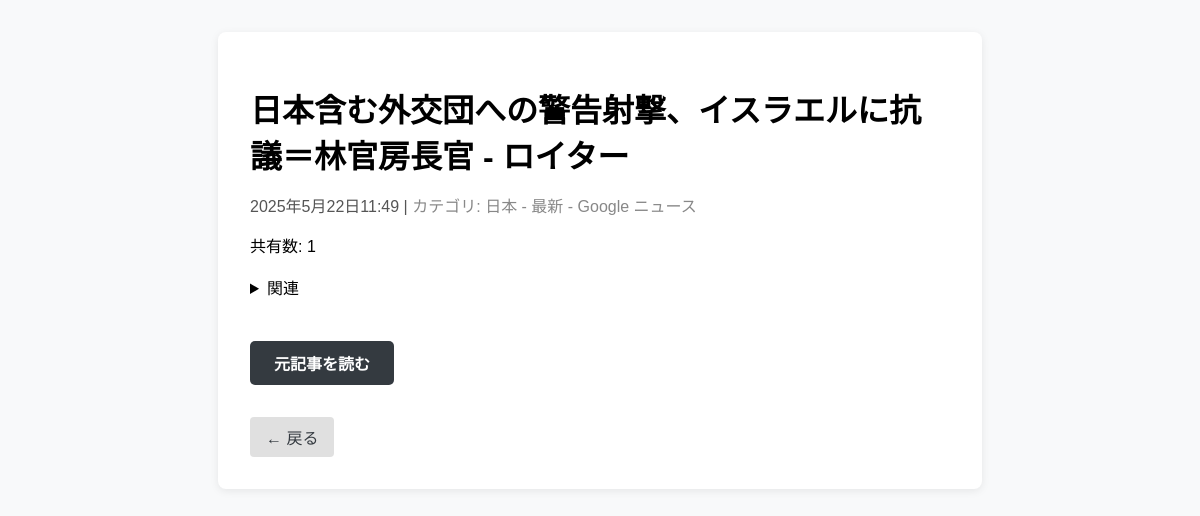
The page /myapp/news/2/ on the database its author committed.
### myapp/models.py (models this page shows, shortened)
class RssNews(models.Model):
    user = models.ForeignKey(get_user_model(), on_delete=models.CASCADE)
    title = models.CharField(max_length=2000)
    link = models.URLField(max_length=2000)
    pubdate = models.DateTimeField()
    description = models.TextField()
    image = models.URLField(blank=True, null=True)
    category = models.CharField(max_length=100)
    read = models.BooleanField(default=False)
    favorite = models.BooleanField(default=False)
    shared = models.IntegerField(default=0)

### myapp/views.py (the view)
# urls.py: path('news/<int:news_id>/', views.news_info, name='news_info'),
def news_info(request, news_id):
    news = get_object_or_404(RssNews, id=news_id)
    return render(request, 'myapp/news_info.html', {'news': news})

### templates/myapp/news_info.html (shortened to what this page needs)
<!DOCTYPE html>
<html lang="ja">
  <head>
  </head>
  <body>
    <div class="container">
      <h1>{{ news.title }}</h1>
      <div class="meta">
        <span>{{ news.pubdate }}</span> |
        <span class="category">カテゴリ: {{ news.category }}</span>
      </div>
      <div>
        共有数: <span id="shared-count">{{ news.shared }}</span>
      </div>
      <br />
      <details>
        <summary>関連</summary>
      </details>
      <br />
      <a class="read-more-link" onclick="shareNews({{ news.id }})" href="javascript:void(0);">元記事を読む</a>
      <br />
      <a href="javascript:history.back()" class="back-link">← 戻る</a>
    </div>
  </body>
</html>

### templates/myapp/news_info.html (style rules this page uses)
body { font-family: Arial, sans-serif; background: #f8f9fa; margin: 0; padding: 0; }
.container { max-width: 700px; margin: 2em auto; background: #fff; border-radius: 8px; box-shadow: 0 2px 8px rgba(0, 0, 0, 0.08); padding: 2em; }
h1 { font-size: 2em; margin-bottom: 0.5em; }
.meta { color: #555; margin-bottom: 1em; }
.category { font-size: 1em; color: #888; }
a { color: #007bff; text-decoration: none; }
.back-link { display: inline-block; margin-top: 2em; color: #343a40; background: #e0e0e0; padding: 0.5em 1em; border-radius: 4px; text-decoration: none; }
.read-more-link { display: inline-block; margin-top: 1.5rem; padding: 0.6em 1.5em; background: #343a40; color: #fff; border-radius: 5px; text-decoration: none; font-weight: bold; transition: background 0.2s; }

### rows shown on the page
RssNews: title "日本含む外交団への警告射撃、イスラエルに抗議＝林官房長官 - ロイター", pubdate "2025年5月22日11:49", category "日本 - 最新 - Google ニュース", shared "1"
